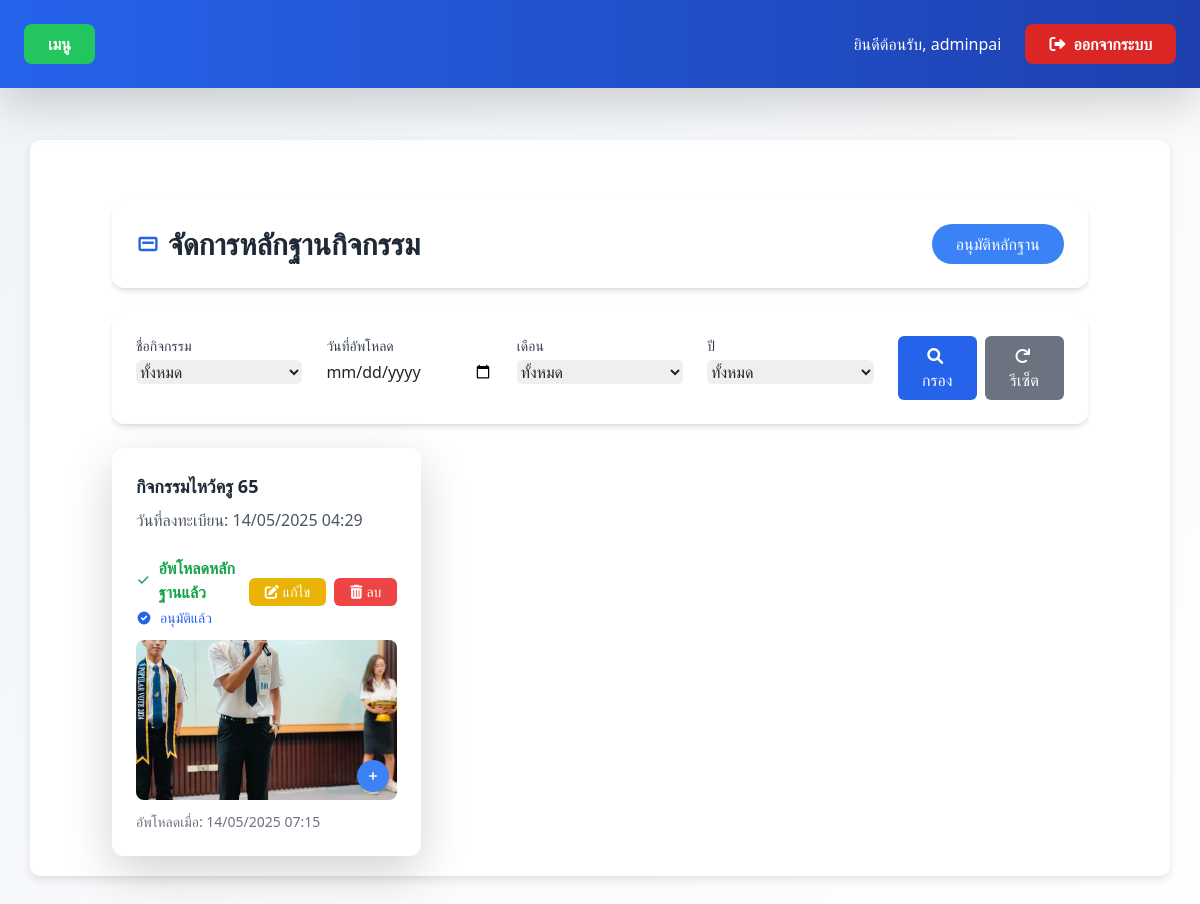
/upload-proof/ (signed in), run on an earlier commit of the app's database.
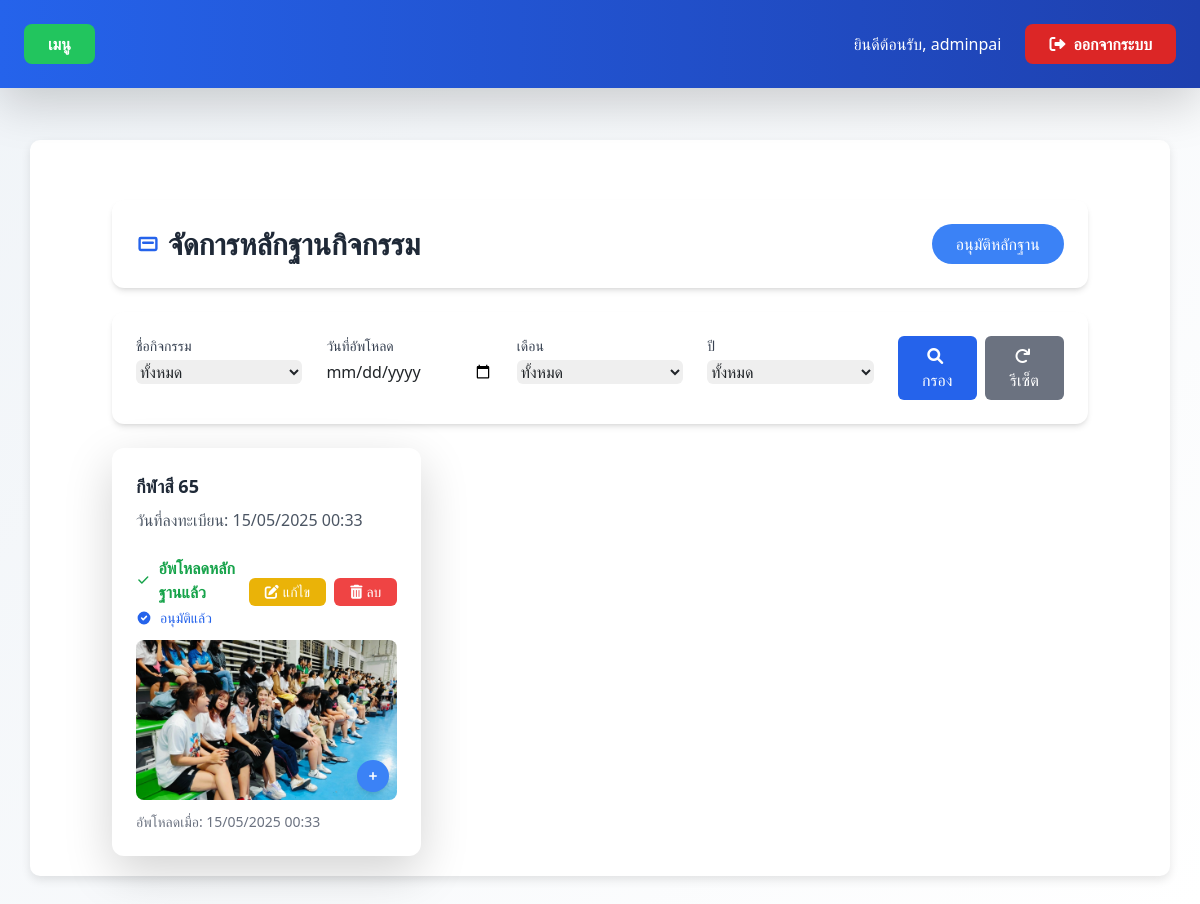
And on a later commit of the database.
### myapp/models.py (models this page shows, shortened)
class Activity(models.Model):
    name = models.CharField(
        max_length=255,
        verbose_name='ชื่อกิจกรรม'
    )
    description = models.TextField(
        verbose_name='รายละเอียดกิจกรรม'
    )
    start_date = models.DateField(
        verbose_name='วันที่เริ่มจัดกิจกรรม',
        default=datetime.date.today
    )
    end_date = models.DateField(
        verbose_name='วันที่สิ้นสุดกิจกรรม',
        null=True,  # ยอมให้เป็น NULL
        blank=True  # สามารถทิ้งว่างได้ในฟอร์ม
    )
    created_by = models.ForeignKey(
        CustomUser,
        on_delete=models.CASCADE,
        verbose_name='ผู้สร้างกิจกรรม'
    )
    FACULTY_CHOICES = [
        ('all', 'ทุกคนเข้าร่วมได้'),
        ('CS', 'วิทยาการคอมพิวเตอร์'),
        ('CCS', 'วิทยาศาสตร์เครื่องสำอาง'),
        ('OHS', 'อาชีวอนามัยและความปลอดภัย'),
        ('EHS', 'อนามัยสิ่งแวดล้อมและสาธารณภัย'),
        ('MS', 'วิทยาศาสตร์การแพทย์'),
        ('GS', 'วิทยาศาสตร์ทั่วไป'),
        ('IT', 'เทคโนโลยีสารสนเทศ'),
        ('BIB', 'อุตสาหกรรมชีวภาพเพื่อธุรกิจ'),
        ('CYB', 'ความมั่นคงปลอดภัยไซเบอร์'),
    ]
    faculty = models.CharField(
        max_length=10,
        choices=FACULTY_CHOICES,
        default='all',
        verbose_name='คณะที่จัดกิจกรรม'
    )
    max_participants = models.IntegerField(
        default=0,  # เปลี่ยนจาก 30 เป็น 0 ซึ่งหมายถึงไม่จำกัด
        verbose_name='จำนวนผู้เข้าร่วมสูงสุด',
        help_text='กำหนดเป็น 0 หากไม่ต้องการจำกัดจำนวนผู้เข้าร่วม'
    )
    class Meta:
        verbose_name = 'กิจกรรม'
        verbose_name_plural = 'กิจกรรมทั้งหมด'

class Participation(models.Model):
    STATUS_CHOICES = [
        ('pending', 'ยังไม่อนุมัติ'),
        ('approved', 'อนุมัติแล้ว'),
        ('rejected', 'ไม่อนุมัติ')  # เพิ่มสถานะใหม่
    ]
    activity = models.ForeignKey('Activity', on_delete=models.CASCADE, verbose_name='กิจกรรม')
    student = models.ForeignKey(CustomUser, on_delete=models.CASCADE, verbose_name='นักศึกษา')
    joined_at = models.DateTimeField(default=timezone.now)
    status = models.CharField(
        max_length=10,
        choices=STATUS_CHOICES,
        default='pending',
        verbose_name='สถานะการลงทะเบียน'
    )
    joined_date = models.DateTimeField(auto_now_add=True, verbose_name="วันที่เข้าร่วม")
    class Meta:
        verbose_name = 'การเข้าร่วมกิจกรรม'
        verbose_name_plural = 'การเข้าร่วมกิจกรรมทั้งหมด'
        unique_together = ('activity', 'student')

class ActivityRegistration(models.Model):
    user = models.ForeignKey(settings.AUTH_USER_MODEL, on_delete=models.CASCADE)
    activity = models.ForeignKey(Activity, on_delete=models.CASCADE)
    registration_date = models.DateTimeField(auto_now_add=True)
    proof_image = models.ImageField(upload_to='proof_images/', null=True, blank=True)
    proof_upload_date = models.DateTimeField(null=True, blank=True)
    is_approved = models.BooleanField(default=False)
    class Meta:
        ordering = ['-registration_date']
        verbose_name = 'รูปหลักฐานการลงทะเบียนทั้งหมด'
        verbose_name_plural = 'รูปหลักฐานการลงทะเบียนทั้งหมด'
        unique_together = ['user', 'activity']  # ย้าย unique_together มาไว้ในที่เดียวกับการตั้งค่าอื่นๆ
    class Meta:
        ordering = ['-registration_date']
        verbose_name = 'รูปหลักฐานการลงทะเบียนทั้งหมด'
        verbose_name_plural = 'รูปหลักฐานการลงทะเบียนทั้งหมด'

### myapp/views.py (the view, shortened to what this page needs)
# urls.py: path('upload-proof/', views.upload_proof, name='upload_proof'),
@login_required
@csrf_protect
def upload_proof(request):
    activity_filter = request.GET.get('activity')
    date_filter = request.GET.get('upload_date')
    month_filter = request.GET.get('month')
    year_filter = request.GET.get('year')
    participations = Participation.objects.filter(
        student=request.user,
        status='approved'
    ).select_related('activity')
    registrations = []
    for p in participations:
        try:
            reg = ActivityRegistration.objects.get(user=request.user, activity=p.activity)
            has_proof = bool(reg.proof_image)
            registrations.append({
                'activity': p.activity,
                'registration_date': p.joined_at,
                'has_proof': has_proof,
                'proof_image': reg.proof_image if has_proof else None,
                'proof_upload_date': reg.proof_upload_date if has_proof else None,
                'is_approved': reg.is_approved if has_proof else False,
            })
        except ActivityRegistration.DoesNotExist:
            registrations.append({
                'activity': p.activity,
                'registration_date': p.joined_at,
                'has_proof': False,
                'proof_image': None,
                'proof_upload_date': None,
                'is_approved': False,
            })
    if activity_filter:
        filtered_registrations = []
        for reg in registrations:
            if str(reg['activity'].id) == activity_filter:
                filtered_registrations.append(reg)
        registrations = filtered_registrations
    if date_filter:
        filtered_registrations = []
        for reg in registrations:
            if reg['proof_upload_date'] and reg['proof_upload_date'].strftime('%Y-%m-%d') == date_filter:
                filtered_registrations.append(reg)
        registrations = filtered_registrations
    if month_filter:
        filtered_registrations = []
        for reg in registrations:
            if reg['proof_upload_date'] and reg['proof_upload_date'].month == int(month_filter):
                filtered_registrations.append(reg)
        registrations = filtered_registrations
    if year_filter:
        filtered_registrations = []
        for reg in registrations:
            if reg['proof_upload_date'] and reg['proof_upload_date'].year == int(year_filter):
                filtered_registrations.append(reg)
        registrations = filtered_registrations
    current_year = timezone.now().year
    years = range(current_year - 2, current_year + 1)
    months = [
        {'number': i, 'name': month} for i, month in enumerate([
            'มกราคม', 'กุมภาพันธ์', 'มีนาคม', 'เมษายน',
            'พฤษภาคม', 'มิถุนายน', 'กรกฎาคม', 'สิงหาคม',
            'กันยายน', 'ตุลาคม', 'พฤศจิกายน', 'ธันวาคม'
        ], 1)
    ]
    context = {
        'registrations': registrations,
        'activities': Activity.objects.all(),
        'years': years,
        'months': months,
        'selected_activity': activity_filter,
        'selected_date': date_filter,
        'selected_month': month_filter,
        'selected_year': year_filter
    }
    return render(request, 'upload_proof.html', context)

### templates/upload_proof.html (shortened to what the changed rows need)
{% extends 'base.html' %}
{% block content %}
<div class="container mx-auto mt-10 px-4">
  <div class="flex justify-between items-center mb-6 p-4 bg-white rounded-xl shadow-md">
    <h2 class="text-2xl md:text-3xl font-bold text-gray-800 flex items-center">
      <svg class="w-6 h-6 mr-2 text-blue-600" fill="currentColor" viewBox="0 0 20 20" xmlns="http://www.w3.org/2000/svg"><path fill-rule="evenodd" d="M4 4a2 2 0 00-2 2v8a2 2 0 002 2h12a2 2 0 002-2V6a2 2 0 00-2-2H4zm0 2h12v8H4V6zm2 2a1 1 0 000 2h8a1 1 0 100-2H6z" clip-rule="evenodd" /></svg>
      จัดการหลักฐานกิจกรรม
    </h2>
  </div>
  <div class="grid grid-cols-1 sm:grid-cols-2 lg:grid-cols-3 gap-6">
    {% for registration in registrations %}
    <div class="bg-white rounded-xl shadow-lg p-6 transition duration-300 hover:-translate-y-1 hover:shadow-xl" id="card-{{ registration.activity.id }}">
      <h5 class="text-lg font-semibold text-gray-800 mb-2">{{ registration.activity.name }}</h5>
      <p class="text-gray-600 mb-4">วันที่ลงทะเบียน: {{ registration.registration_date|date:"d/m/Y H:i" }}</p>
      {% if registration.has_proof %}
        <div class="flex flex-col space-y-3">
          <div class="flex justify-between items-center">
            <div class="flex flex-col">
              <p class="text-green-600 font-semibold flex items-center gap-2">
                <svg class="w-5 h-5" fill="currentColor" viewBox="0 0 20 20" xmlns="http://www.w3.org/2000/svg">
                  <path fill-rule="evenodd" d="M16.707 5.293a1 1 0 010 1.414l-8 8a1 1 0 01-1.414 0l-4-4a1 1 0 011.414-1.414L8 12.586l7.293-7.293a1 1 0 011.414 0z" clip-rule="evenodd" />
                </svg>
                อัพโหลดหลักฐานแล้ว
              </p>
              {% if registration.is_approved %}
                <p class="text-blue-600 text-sm flex items-center gap-2 mt-1">
                  <svg class="w-4 h-4" fill="currentColor" viewBox="0 0 20 20" xmlns="http://www.w3.org/2000/svg">
                    <path fill-rule="evenodd" d="M10 18a8 8 0 100-16 8 8 0 000 16zm3.707-9.293a1 1 0 00-1.414-1.414L9 10.586 7.707 9.293a1 1 0 00-1.414 1.414l2 2a1 1 0 001.414 0l4-4z" clip-rule="evenodd"></path>
                  </svg>
                  อนุมัติแล้ว
                </p>
              {% endif %}
            </div>
            <div class="flex gap-2">
              <button type="button"
                      onclick="handleProofClick({{ registration.activity.id }})"
                      class="bg-yellow-500 hover:bg-yellow-600 text-white text-sm py-1 px-3 rounded-md flex items-center">
                <i class="fas fa-edit mr-1"></i> แก้ไข
              </button>
              <button type="button"
                      onclick="confirmDeleteProofClick({{ registration.activity.id }})"
                      class="bg-red-500 hover:bg-red-600 text-white text-sm py-1 px-3 rounded-md flex items-center">
                <i class="fas fa-trash-alt mr-1"></i> ลบ
              </button>
            </div>
          </div>
          {% if registration.proof_image %}
            <div class="relative">
              <img
                src="{{ registration.proof_image.url }}"
                alt="หลักฐาน"
                class="w-full h-40 object-cover rounded-lg proof-image cursor-pointer"
                onclick="openImageModal('{{ registration.proof_image.url }}', '{{ registration.activity.name }}')"
                data-activity-name="{{ registration.activity.name }}"
              >
              <div class="absolute bottom-2 right-2">
                <button
                  class="bg-blue-500 hover:bg-blue-600 text-white rounded-full w-8 h-8 flex items-center justify-center shadow-md"
                  onclick="openImageModal('{{ registration.proof_image.url }}', '{{ registration.activity.name }}')"
                >
                  <svg class="w-4 h-4" fill="currentColor" viewBox="0 0 20 20" xmlns="http://www.w3.org/2000/svg">
                    <path fill-rule="evenodd" d="M10 5a1 1 0 011 1v3h3a1 1 0 110 2h-3v3a1 1 0 11-2 0v-3H6a1 1 0 110-2h3V6a1 1 0 011-1z" clip-rule="evenodd" />
                  </svg>
                </button>
              </div>
            </div>
          {% endif %}
          <div class="text-sm text-gray-500">
            อัพโหลดเมื่อ: {{ registration.proof_upload_date|date:"d/m/Y H:i" }}
          </div>
        </div>
      {% endif %}
    </div>
    {% endfor %}
  </div>
</div>
{% endblock %}

What changed in the data, as far as the page shows it:
no longer on this page (row edited): Activity: activity.name "กิจกรรมไหว้ครู 65", registration_date "14/05/2025 04:29", proof_upload_date "14/05/2025 07:15"
now on this page (row unchanged): Activity: activity.name "กีฬาสี 65", registration_date "15/05/2025 00:33", proof_upload_date "15/05/2025 00:33"
